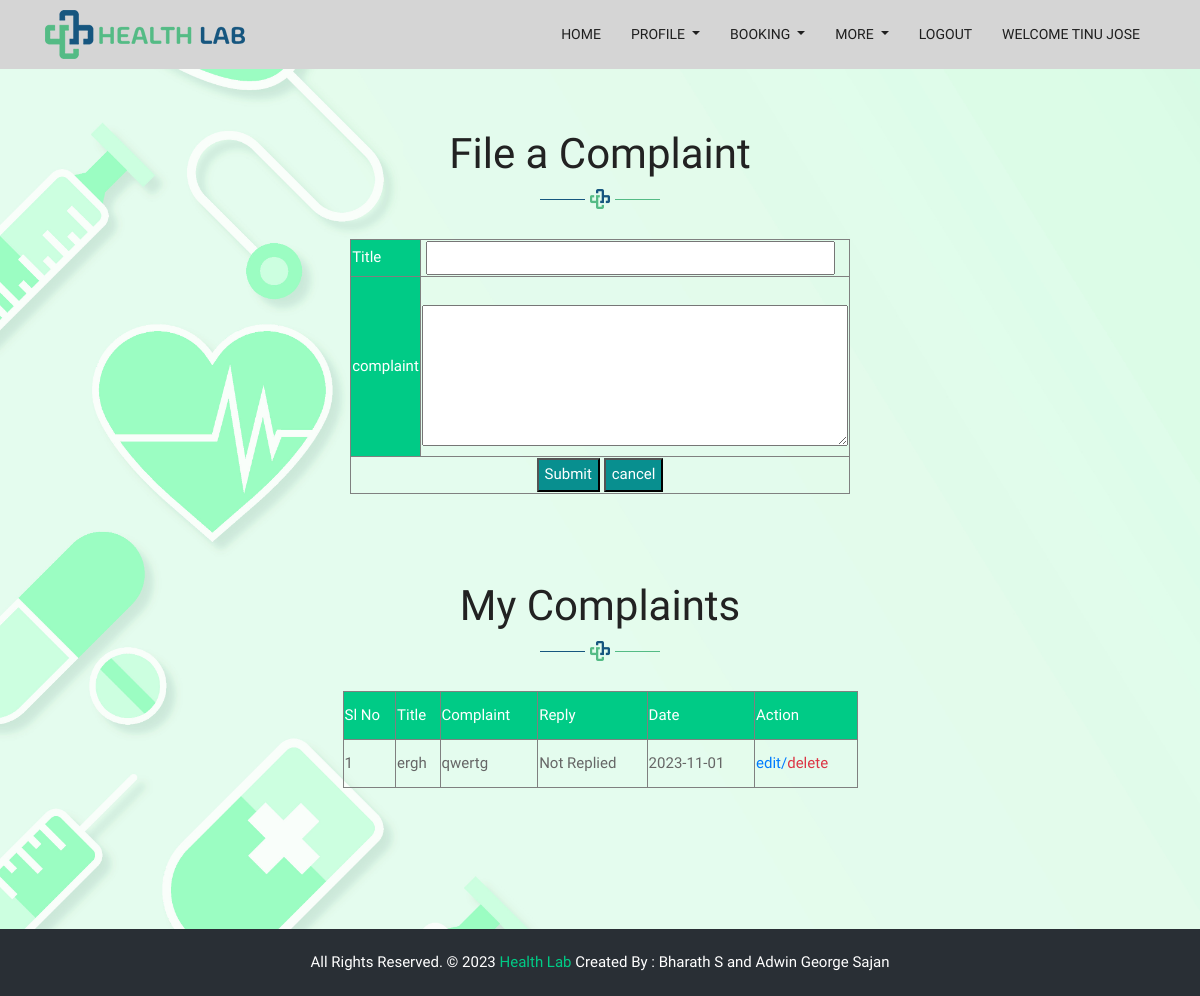
The page /Project/User/complaint.php (signed in) on the database its author committed.
### tables this page shows
CREATE TABLE `tbl_complaint` (
  `complaint_id` int(11) NOT NULL auto_increment,
  `complaint_title` varchar(50) NOT NULL,
  `complaint_content` varchar(200) NOT NULL,
  `complaint_date` varchar(50) NOT NULL,
  `complaint_reply` varchar(200) NOT NULL default 'Not Replied',
  `complaint_status` varchar(50) NOT NULL default '0',
  `user_id` int(11) NOT NULL default '0',
  `staff_id` int(11) NOT NULL default '0',
  PRIMARY KEY  (`complaint_id`)
);

### Project/User/complaint.php (the view, shortened to what this page needs)
<?php
include("Header.php");
$title="";
$content="";
?>
<!DOCTYPE html PUBLIC "-//W3C//DTD XHTML 1.0 Transitional//EN" "http://www.w3.org/TR/xhtml1/DTD/xhtml1-transitional.dtd">
<html xmlns="http://www.w3.org/1999/xhtml">
<head>
</head>
<body class="bg-all" >
<div class="title-box">
						<h2>File a Complaint</h2>
					</div>
<div align="center">
<form id="form1" name="form1" method="post" action="">
<table width="420" height="211" border="1">
  <tr>
    <td style="background-color: #00cb86;
    color: white;" >Title</td>
    <td>
      <input type="text" name="title" id="title" value="<?php echo $title ?>"  />
   </td>
  </tr>
  <tr>
    <td style="background-color: #00cb86;
    color: white;">complaint</td>
    <td><label for="complaint"></label>
      <textarea required name="complaint" id="complaint" cols="45" rows="5"><?php echo $content ?></textarea></td>
  </tr>
  <tr>
    <td colspan="2"><div align="center">
      <input type="submit" name="submit" id="submit" value="Submit" />
      <input type="reset" name="cancel" id="cancel" value="cancel" />
    </div></td>
  </tr>
</table>
</form>
<p align="center">&nbsp;</p>
<div class="title-box">
						<h2>My Complaints</h2>
					</div>
<table width="515" height="97" border="1">
  <tr style="background-color: #00cb86;
    color: white;" >
    <td>Sl No</td>
    <td>Title</td>
    <td>Complaint</td>
    <td>Reply</td>
    <td>Date</td>
    <td>Action</td>
  </tr>
   <?php
  		$i=0;
  		$selQry="select * from tbl_complaint where user_id='".$_SESSION["uid"]."'";
		$data=mysql_query($selQry);
		while($row=mysql_fetch_array($data))
		{
			$i++;
			?>
    <tr>
   <td><?php echo $i?> </td>
    <td><?php echo $row["complaint_title"]?></td>
    <td><?php echo $row["complaint_content"]?></td>
    <td><?php echo $row["complaint_reply"]?></td>
    <td><?php echo $row["complaint_date"]?></td>
    <td><a href ="complaint.php?qid=<?php echo $row["complaint_id"]?>"class="text-primary">edit/<a href ="complaint.php?did=<?php echo $row["complaint_id"]?>"class="text-danger">delete
    </td>
  </tr>
   <?php
		}
   ?>
</table>
</div>
</body>
</html>
<?php
include("Footer.php");
?>

### Project/Assets/Templates/Main/css/style.css (style rules this page uses)
body { color: #666666; font-size: 15px; font-family: 'Catamaran', sans-serif; line-height: 1.80857; }
a { color: #1f1f1f; text-decoration: none !important; outline: none !important; -webkit-transition: all .3s ease-in-out; -moz-transition: all .3s ease-in-out; -ms-transition: all .3s ease-in-out; -o-transition: all .3s ease-in-out; transition: all .3s ease-in-out; }
h1, h2, h3, h4, h5, h6 { letter-spacing: 0; font-weight: normal; position: relative; padding: 0 0 10px 0; font-weight: normal; line-height: 120% !important; color: #1f1f1f; margin: 0 }
h2 { font-size: 22px }
a { color: #1f1f1f; text-decoration: none; outline: none; }
a, .btn { text-decoration: none !important; outline: none !important; -webkit-transition: all 0.5s ease-in-out 0s; -moz-transition: all 0.5s ease-in-out 0s; -ms-transition: all 0.5s ease-in-out 0s; -o-transition: all 0.5s ease-in-out 0s; transition: all 0.5s ease-in-out 0s; }
.title-box { text-align: center; margin-bottom: 30px; }
.title-box h2 { font-size: 42px; font-family: 'Catamaran', sans-serif; color: #222222; font-weight: 500; position: relative; padding-bottom: 30px; margin-bottom: 15px; }
.title-box h2::after { content: ""; position: absolute; background: url(../images/tag-line.png)no-repeat center; width: 120px; height: 20px; bottom: 0; left: 0; right: 0; margin: 0 auto; }
.bg-all { background-image: url('../../Background/background.jpg'); background-size: cover; }

### Project/User/complaint.php (style rules this page uses)
#submit,#cancel { background-color: #088F8F; color: white; }
#title { width: 96%; }
.title-box h2 { margin-top: 60px; }

### rows shown on the page
tbl_complaint: complaint_title "ergh", complaint_content "qwertg", complaint_reply "Not Replied", complaint_date "2023-11-01"

### other values the page prints
$_SESSION["uname"] "TINU JOSE"
